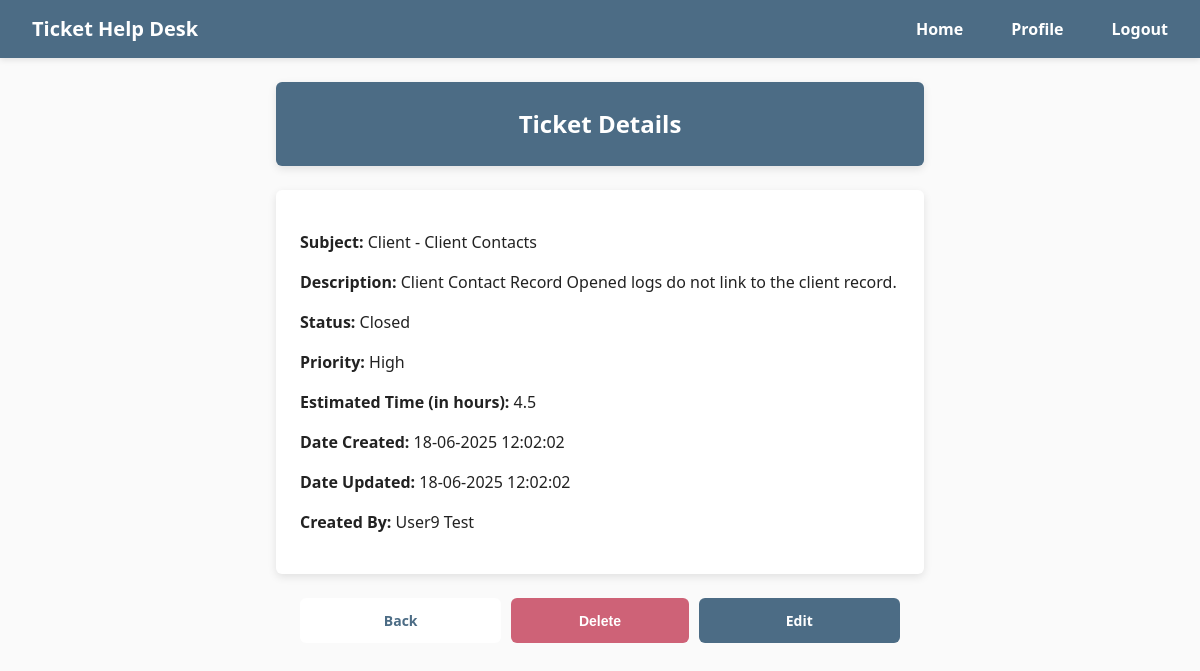
The app's page /ticket_details/9 (signed in) with its own data.
### HelpDeskTicketingSystem/models/TicketModel.py (models this page shows)
class Ticket(db.Model):
    id = db.Column(db.Integer, primary_key=True)
    subject = db.Column(db.String(100), nullable=False)
    description = db.Column(db.Text, nullable=False)
    status = db.Column(db.String(20), nullable=False)
    priority = db.Column(db.String(20), nullable=False)
    estimated_time = db.Column(db.Float, nullable=False)
    date_created = db.Column(db.DateTime(timezone=True), default=func.current_timestamp())
    date_updated = db.Column(db.DateTime(timezone=True), default=func.current_timestamp(), onupdate=func.current_timestamp())
    user_id = db.Column(db.Integer, db.ForeignKey('user.id'))
    user = relationship('User', backref='tickets')

### HelpDeskTicketingSystem/models/UserModel.py (models this page shows)
class User(db.Model, UserMixin):
    id = db.Column(db.Integer, primary_key=True)
    forename = db.Column(db.String(50))
    surname = db.Column(db.String(50))
    email = db.Column(db.String(150), unique=True)
    password = db.Column(db.String(20))
    account_type = db.Column(db.String(20), nullable=False)

### HelpDeskTicketingSystem/views/tickets.py (the view)
@tickets_bp.route('/ticket_details/<int:ticket_id>', methods=['GET'])
@login_required
def ticket_details(ticket_id):
    ticket = Ticket.query.filter_by(id=ticket_id).first()
    if not ticket:
        flash('Ticket not found.', category='error')
        return redirect(url_for('home.home'))
    if ticket.user_id != current_user.id and current_user.account_type != 'Administrator':
        flash('You do not have permission to view this ticket.', category='error')
        return redirect(url_for('home.home'))
    return render_template('ticket_details.html', ticket=ticket)

### HelpDeskTicketingSystem/__init__.py (called while the page is built)
def create_app(config_class=None):
    app = Flask(__name__)
    if config_class:
        app.config.from_object(config_class)
    else:
        app.config.from_object(Config)
    db.init_app(app)
    login_manager.init_app(app)
    login_manager.login_view = 'auth.login'
    from .views.home import home_bp
    from .views.auth import auth_bp
    from .views.users import users_bp
    from .views.tickets import tickets_bp
    app.register_blueprint(home_bp, url_prefix='/')
    app.register_blueprint(auth_bp, url_prefix='/')
    app.register_blueprint(tickets_bp, url_prefix='/')
    app.register_blueprint(users_bp, url_prefix='/')
    create_database(app)
    from .models import User
    @login_manager.user_loader
    def load_user(user_id):
        return User.query.get(int(user_id))
    return app

### HelpDeskTicketingSystem/templates/ticket_details.html
{% extends "base.html" %} {% block title %} Ticket Details {% endblock %} {%
block content %}
<h2>Ticket Details</h2>
<div class="form">
  <p><strong>Subject:</strong> {{ ticket.subject }}</p>
  <p><strong>Description:</strong> {{ ticket.description }}</p>
  <p><strong>Status:</strong> {{ ticket.status }}</p>
  <p><strong>Priority:</strong> {{ ticket.priority }}</p>
  <p><strong>Estimated Time (in hours):</strong> {{ ticket.estimated_time }}</p>
  <p>
    <strong>Date Created:</strong> {{ ticket.date_created.strftime('%d-%m-%Y
    %H:%M:%S') }}
  </p>
  <p>
    <strong>Date Updated:</strong> {{ ticket.date_updated.strftime('%d-%m-%Y
    %H:%M:%S') if ticket.date_updated else "Never" }}
  </p>
  {% if current_user.account_type == 'Administrator' %}
  <p>
    <strong>Created By:</strong> {{ ticket.user.forename }} {{
    ticket.user.surname }}
  </p>
  {% endif %}
</div>
<br />
<div class="btn-group">
  <a href="{{ url_for('home.home') }}" class="btn btn-group btn-secondary"
    >Back</a
  >
  {% if current_user.account_type == 'Administrator' %}
  <form
    method="POST"
    class="btn-form"
    action="{{ url_for('tickets.delete_ticket', ticket_id=ticket.id) }}"
    onsubmit="return confirm('Are you sure you want to delete this ticket?');"
  >
    <button type="submit" class="btn btn-group btn-danger">Delete</button>
  </form>
  {% endif %}
  <a
    href="{{ url_for('tickets.edit_ticket', ticket_id=ticket.id) }}"
    class="btn btn-group btn-primary"
    >Edit</a
  >
</div>
{% endblock %}

### HelpDeskTicketingSystem/static/main.css (style rules this page uses)
body { margin: 0; padding: 0; font-family: "Segoe UI", sans-serif; font-size: 16px; line-height: 1.5; color: #222; background-color: #fafafa; }
h2 { background: #fff; padding: 24px; border-radius: 6px; box-shadow: 0 3px 8px rgba(0, 0, 0, 0.1); max-width: 600px; margin: 0 auto; text-align: center; margin-bottom: 24px; background-color: #4C6C85; color: #fff; }
a { color: #4C6C85; text-decoration: none; }
p { color: #222; text-decoration: none; font-weight: 300; }
.form { background: #fff; padding: 24px; border-radius: 6px; box-shadow: 0 3px 8px rgba(0, 0, 0, 0.1); max-width: 600px; margin: auto; }
.btn-group { max-width: 600px; align-content: end; margin: 0 auto 24px; display: flex; gap: 10px; }
.btn-group .btn, .btn-group a.btn, .btn-group button.btn { flex: 1; display: flex; align-items: center; justify-content: center; text-align: center; width: 100%; padding: 12px; font-size: 14px; font-weight: 700; border: none; border-radius: 6px; cursor: pointer; text-decoration: none; }
.btn-group.btn-primary { background-color: #4C6C85; color: #fff; }
.btn-group.btn-secondary { background-color: #fff; color: #4C6C85; }
.btn-group.btn-danger { background-color: #ce6277; color: #fff; }
.btn-form { flex: 1; display: flex; }
.btn-form button.btn { flex: 1; }

### records on screen
Ticket: subject "Client - Client Contacts", description "Client Contact Record Opened logs do not link to the client record.", status "Closed", priority "High", estimated_time "4.5", date_created "18-06-2025 12:02:02", date_updated "18-06-2025 12:02:02"
User: user.forename "User9", user.surname "Test"
